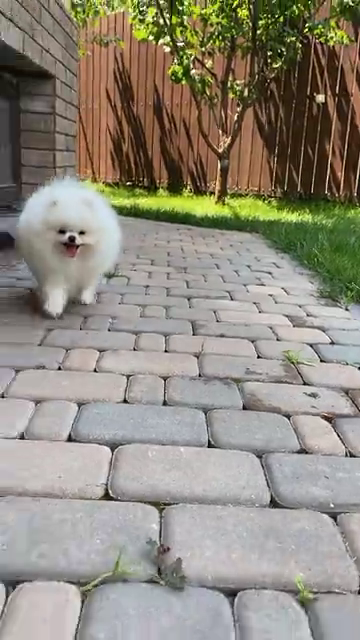
#> input picture frame 11 of dog.mp4, 360 x 640 px, given in place of city.mp4, which was not available
$ jupyter execute quiz.ipynb
#> lines starting #> are read from the running program, lines starting #| are printed output that depends on the picture
[cell 1]
import cv2

cap = cv2.VideoCapture("../videos/city.mp4")

fourcc = cv2.VideoWriter_fourcc(*'H264')
fps = cap.get(cv2.CAP_PROP_FPS)
width = round(cap.get(cv2.CAP_PROP_FRAME_WIDTH))
height = round(cap.get(cv2.CAP_PROP_FRAME_HEIGHT))
out = cv2.VideoWriter("./new.mp4", fourcc, fps, (height, width))

while cap.isOpened():
  ret, frame = cap.read()
#> frame is the input picture: shape (640, 360, 3); mean B, G, R 126.9, 139.6, 145

  if not ret:
    break

  rotated = cv2.rotate(frame, cv2.ROTATE_90_COUNTERCLOCKWISE)
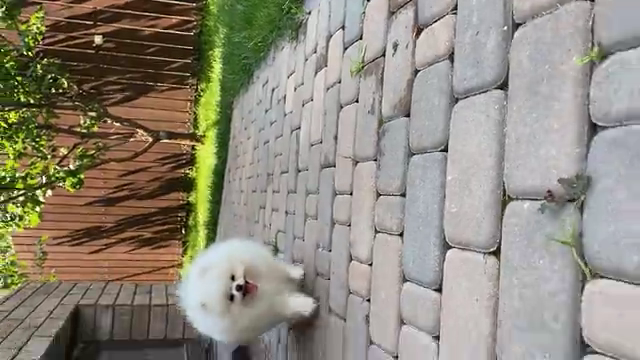
#> rotated: shape (360, 640, 3); mean B, G, R 126.9, 139.6, 145

  out.write(rotated)
  cv2.imshow("rotated", rotated)

  if cv2.waitKey(int(1000/fps)) == ord("q"):
#> (key q is pressed here)
    break

out.release()
cap.release()
cv2.destroyAllWindows()


$ run again, starting later in the video
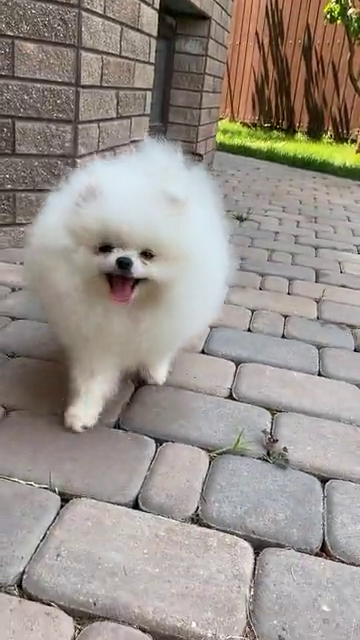
#> input picture frame 52 of dog.mp4, 360 x 640 px, given in place of city.mp4, which was not available
#> frame is the input picture: shape (640, 360, 3); mean B, G, R 139.1, 145.9, 153.5
#> `rotated = cv2.rotate(frame, cv2.ROTATE_90_COUNTERCLOCKWISE)`:
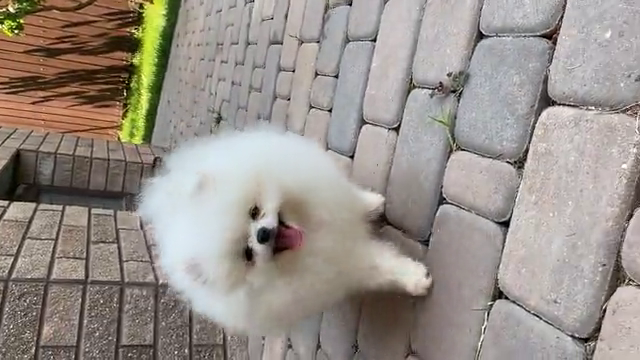
#> rotated: shape (360, 640, 3); mean B, G, R 139.1, 145.9, 153.5

$ run again, starting later in the video
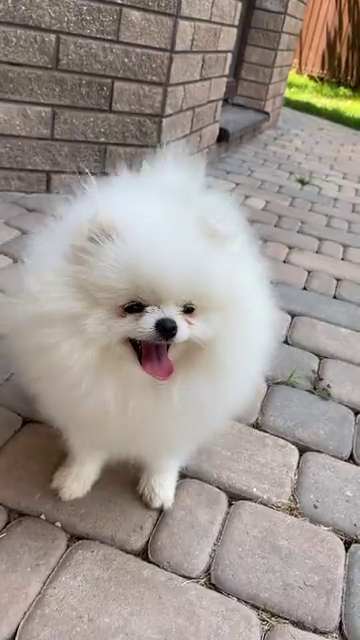
#> input picture frame 92 of dog.mp4, 360 x 640 px, given in place of city.mp4, which was not available
#> frame is the input picture: shape (640, 360, 3); mean B, G, R 143, 149.2, 157.9
#> `rotated = cv2.rotate(frame, cv2.ROTATE_90_COUNTERCLOCKWISE)`:
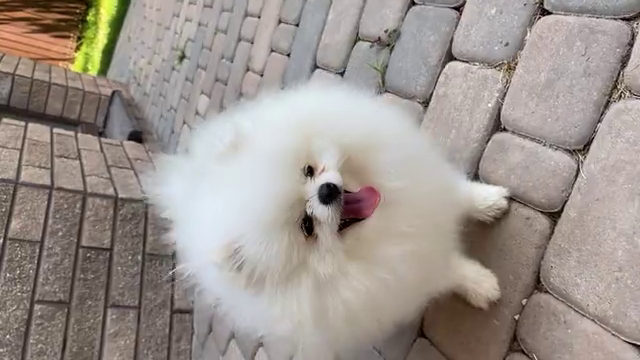
#> rotated: shape (360, 640, 3); mean B, G, R 143, 149.2, 157.9
